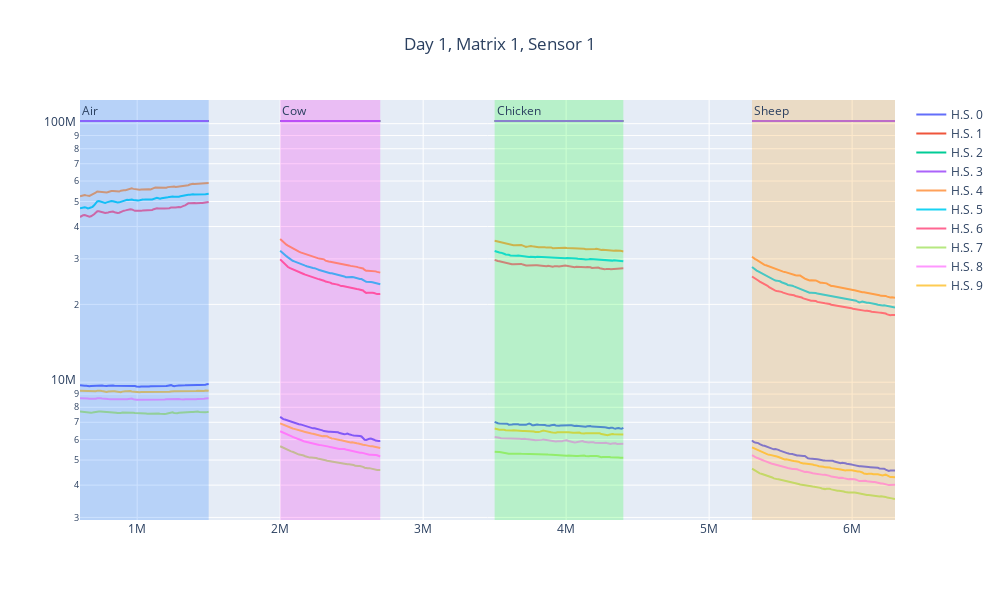

The notebook cell saved with this chart:
### Code cell
plot_cls(cls_list, day, mat, sensor)

### Figure 1 — Plotly figure (JSON) as saved in the notebook; plotly's stock layout.template omitted (floating-point values rounded to 4 significant figures; data arrays with more than 128 entries replaced by an {"elided": "..."} marker saying what was removed)
{"data": [{"mode": "lines", "name": "H.S. 0", "type": "scatter", "x": {"elided": "328 float values"}, "y": {"elided": "328 float values"}}, {"mode": "lines", "name": "H.S. 1", "type": "scatter", "x": {"elided": "328 float values"}, "y": {"elided": "328 float values"}}, {"mode": "lines", "name": "H.S. 2", "type": "scatter", "x": {"elided": "328 float values"}, "y": {"elided": "328 float values"}}, {"mode": "lines", "name": "H.S. 3", "type": "scatter", "x": {"elided": "328 float values"}, "y": {"elided": "328 float values"}}, {"mode": "lines", "name": "H.S. 4", "type": "scatter", "x": {"elided": "328 float values"}, "y": {"elided": "328 float values"}}, {"mode": "lines", "name": "H.S. 5", "type": "scatter", "x": {"elided": "328 float values"}, "y": {"elided": "328 float values"}}, {"mode": "lines", "name": "H.S. 6", "type": "scatter", "x": {"elided": "328 float values"}, "y": {"elided": "328 float values"}}, {"mode": "lines", "name": "H.S. 7", "type": "scatter", "x": {"elided": "328 float values"}, "y": {"elided": "328 float values"}}, {"mode": "lines", "name": "H.S. 8", "type": "scatter", "x": {"elided": "328 float values"}, "y": {"elided": "328 float values"}}, {"mode": "lines", "name": "H.S. 9", "type": "scatter", "x": {"elided": "328 float values"}, "y": {"elided": "328 float values"}}], "layout": {"annotations": [{"showarrow": false, "text": "Air", "x": 600000, "xanchor": "left", "xref": "x", "y": 1, "yanchor": "top", "yref": "y domain"}, {"showarrow": false, "text": "Cow", "x": 2000000, "xanchor": "left", "xref": "x", "y": 1, "yanchor": "top", "yref": "y domain"}, {"showarrow": false, "text": "Chicken", "x": 3500000, "xanchor": "left", "xref": "x", "y": 1, "yanchor": "top", "yref": "y domain"}, {"showarrow": false, "text": "Sheep", "x": 5300000, "xanchor": "left", "xref": "x", "y": 1, "yanchor": "top", "yref": "y domain"}], "height": 600, "shapes": [{"fillcolor": "#006BFF", "line": {"width": 0}, "opacity": 0.2, "type": "rect", "x0": 600000, "x1": 1500000, "xref": "x", "y0": 0, "y1": 1, "yref": "y domain"}, {"fillcolor": "#FF00EB", "line": {"width": 0}, "opacity": 0.2, "type": "rect", "x0": 2000000, "x1": 2700000, "xref": "x", "y0": 0, "y1": 1, "yref": "y domain"}, {"fillcolor": "#00FF14", "line": {"width": 0}, "opacity": 0.2, "type": "rect", "x0": 3500000, "x1": 4400000, "xref": "x", "y0": 0, "y1": 1, "yref": "y domain"}, {"fillcolor": "#FF9400", "line": {"width": 0}, "opacity": 0.2, "type": "rect", "x0": 5300000, "x1": 6300000, "xref": "x", "y0": 0, "y1": 1, "yref": "y domain"}], "title": {"text": "Day 1, Matrix 1, Sensor 1", "x": 0.5}, "width": 1000, "yaxis": {"type": "log"}}}
